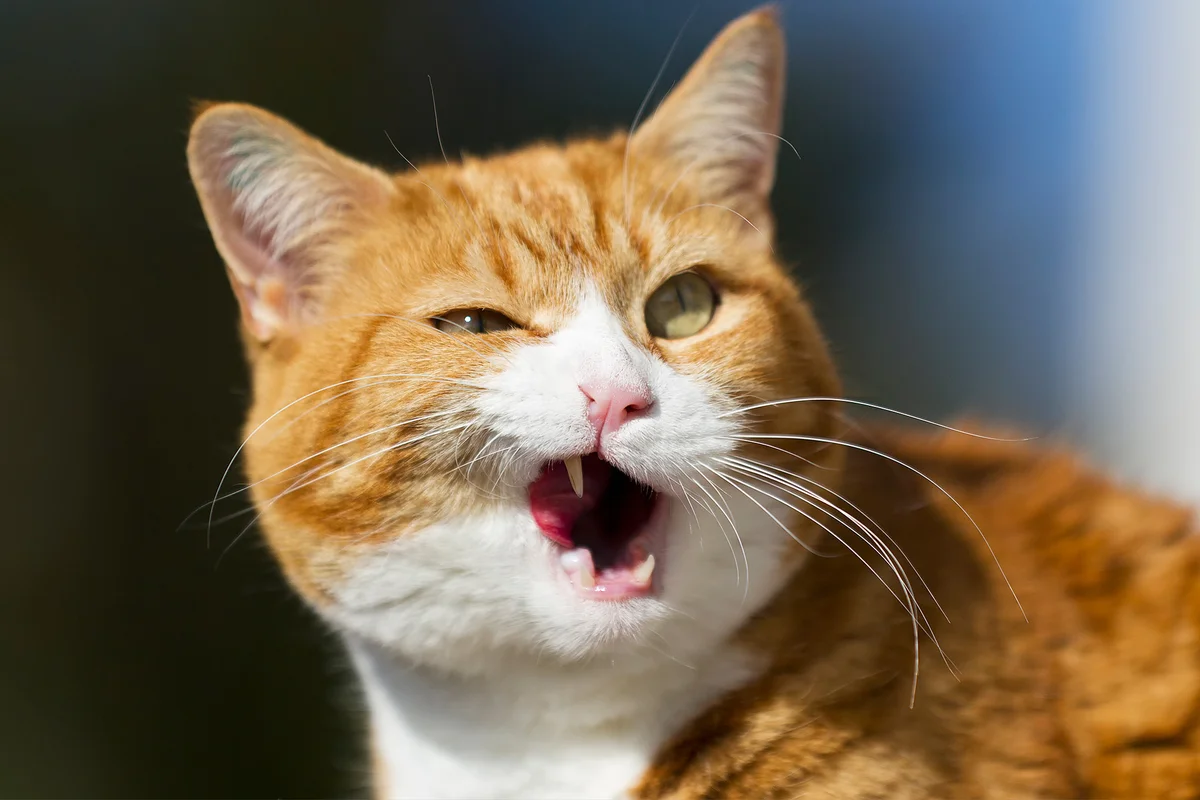
#> input picture basics_of_basics/code/intro+to+opencv/cats/cat.jpg, 1200 x 800 px, found by its file name
$ python number3.py
#> lines starting #> are read from the running program, lines starting #| are printed output that depends on the picture
import cv2 as cv
img=cv.imread('cats\cat.jpg')
#> img is the input picture: shape (800, 1200, 3); mean B, G, R 79.9, 100.4, 114.6
cv.imshow('cat',img)
gray=cv.cvtColor(img,cv.COLOR_BGR2GRAY)
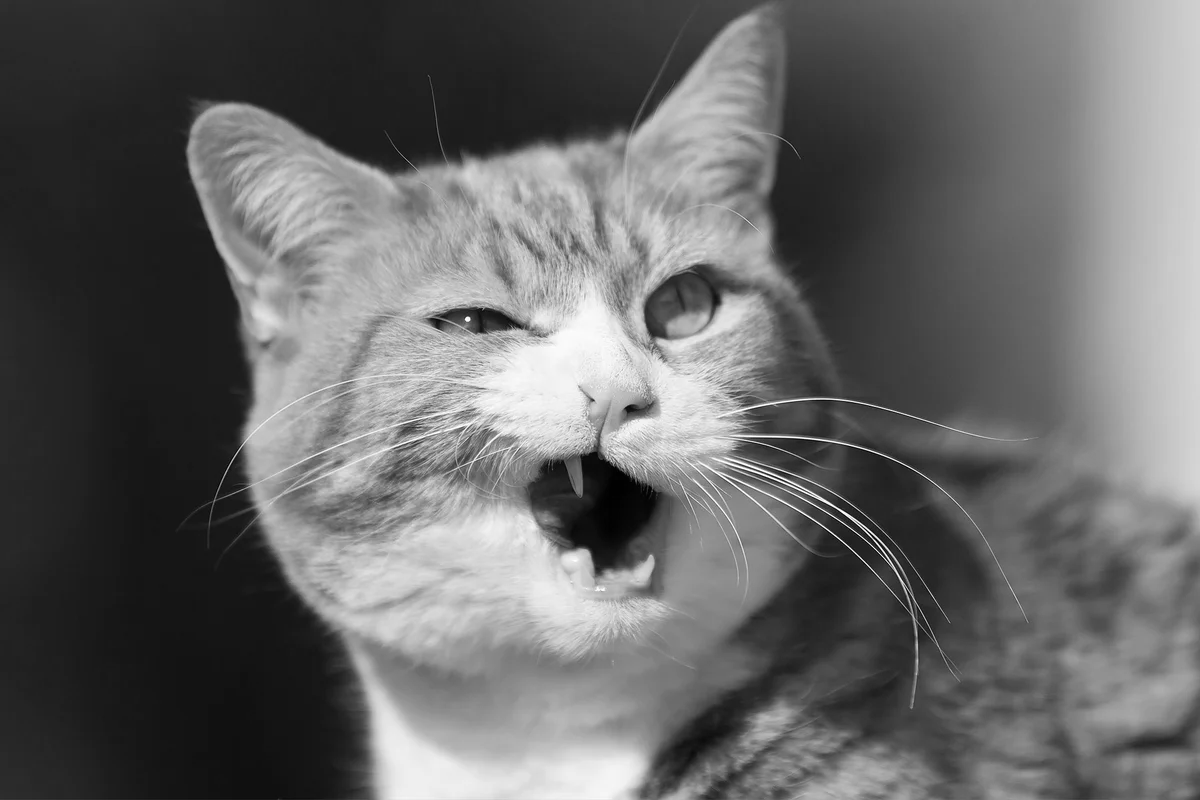
#> gray: shape (800, 1200); min 1, max 255, mean 102.3
cv.imshow('gray',gray)

cv.waitKey(0)
